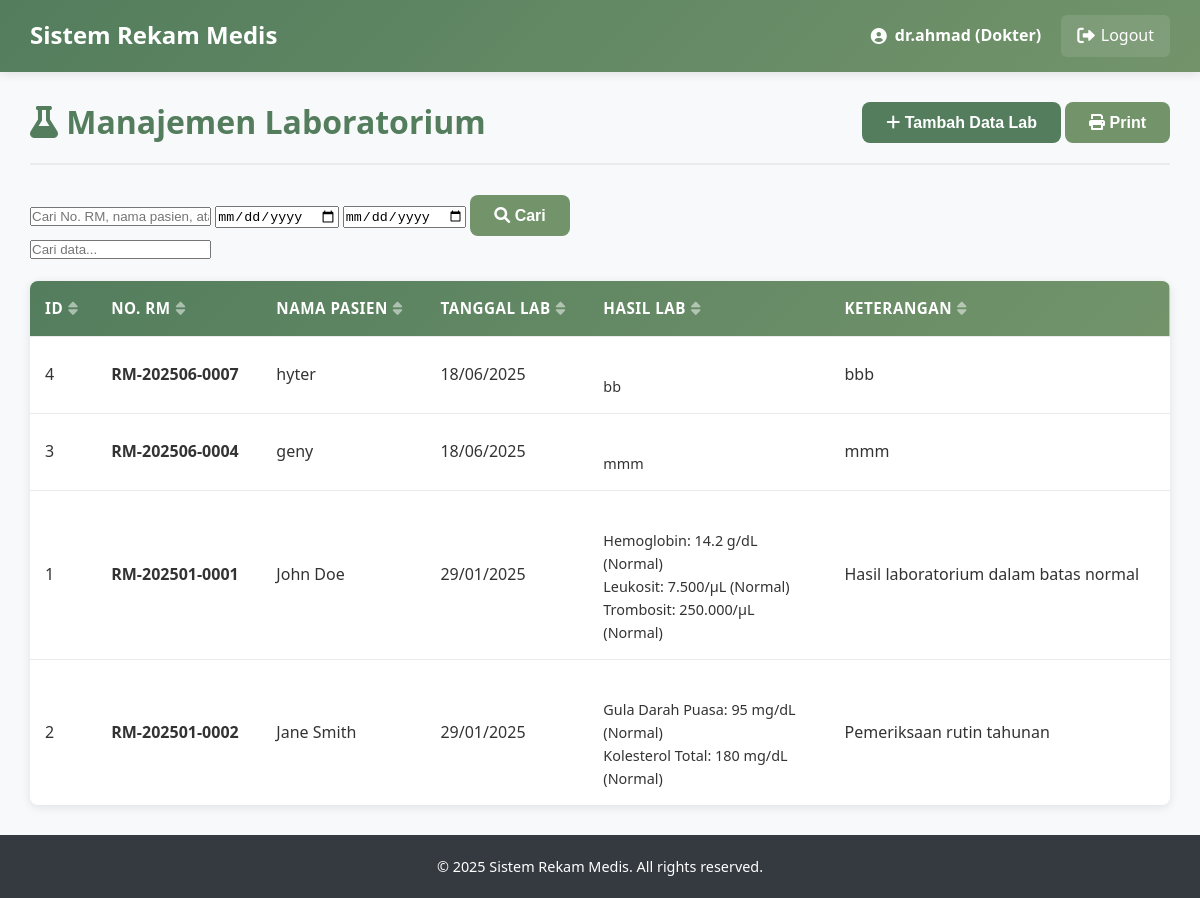
/medis_trysthan-main/Trys_Proj/doctor/labolatory.php (signed in), run on the app's committed database.
### tables this page shows
CREATE TABLE `laboratorium` (
  `id_lab` int(11) NOT NULL,
  `no_rm` varchar(20) DEFAULT NULL,
  `hasil_lab` text DEFAULT NULL,
  `ket` text DEFAULT NULL,
  `tgl_lab` date DEFAULT NULL,
  `created_at` timestamp NOT NULL DEFAULT current_timestamp(),
  `updated_at` timestamp NOT NULL DEFAULT current_timestamp() ON UPDATE current_timestamp()
);

CREATE TABLE `pasien` (
  `id_pasien` int(11) NOT NULL,
  `no_rm` varchar(20) NOT NULL,
  `nm_pasien` varchar(100) NOT NULL,
  `tgl_lhr` date DEFAULT NULL,
  `alamat` text DEFAULT NULL,
  `telepon` varchar(15) DEFAULT NULL,
  `no_hp` varchar(15) DEFAULT NULL,
  `jenis_kelamin` enum('L','P') DEFAULT NULL,
  `nm_kk` varchar(100) DEFAULT NULL,
  `hub_kel` varchar(50) DEFAULT NULL,
  `id_user` int(11) DEFAULT NULL,
  `created_at` timestamp NOT NULL DEFAULT current_timestamp(),
  `updated_at` timestamp NOT NULL DEFAULT current_timestamp() ON UPDATE current_timestamp()
);

### medis_trysthan-main/Trys_Proj/doctor/labolatory.php (the view, shortened to what this page needs)
<?php
include '../config/database.php';
$page_title = "Manajemen Laboratorium";
$search = $_GET['search'] ?? '';
$date_from = $_GET['date_from'] ?? '';
$date_to = $_GET['date_to'] ?? '';
$per_page = 10;
$page = $_GET['page'] ?? 1;
$offset = ($page - 1) * $per_page;
$where_conditions = [];
$params = [];
$types = "";
$where_clause = !empty($where_conditions) ? "WHERE " . implode(" AND ", $where_conditions) : "";
$sql = "SELECT l.*, p.nm_pasien
        FROM laboratorium l
        LEFT JOIN pasien p ON l.no_rm = p.no_rm
        $where_clause
        ORDER BY l.tgl_lab DESC, l.created_at DESC
        LIMIT $per_page OFFSET $offset";
if (!empty($params)) {
    $stmt = $conn->prepare($sql);
    $stmt->bind_param($types, ...$params);
    $stmt->execute();
    $laboratory_data = $stmt->get_result();
} else {
    $laboratory_data = $conn->query($sql);
}
?>
<!DOCTYPE html>
<html lang="en">
<head>
    <link rel="stylesheet" href="../css/style.css">
    <link rel="stylesheet" href="https://cdnjs.cloudflare.com/ajax/libs/font-awesome/6.0.0-beta3/css/all.min.css">
</head>
<body>
    <?php include '../includes/header.php'; ?>
    <div class="container">
        <div class="content">
            <div class="content-header">
                <h2><i class="fas fa-flask"></i> <?php echo $page_title; ?></h2>
                <div class="header-actions">
                    <button class="btn btn-primary" onclick="openModal('addModal')">
                        <i class="fas fa-plus"></i> Tambah Data Lab
                    </button>
                    <button class="btn btn-secondary" onclick="window.print()">
                        <i class="fas fa-print"></i> Print
                    </button>
                </div>
            </div>
            <div class="filter-section">
                <form method="GET" class="search-form">
                    <div class="search-group">
                        <input type="text" name="search" placeholder="Cari No. RM, nama pasien, atau hasil lab..."
                               value="<?php echo htmlspecialchars($search); ?>">
                        <input type="date" name="date_from" placeholder="Dari tanggal"
                               value="<?php echo htmlspecialchars($date_from); ?>">
                        <input type="date" name="date_to" placeholder="Sampai tanggal"
                               value="<?php echo htmlspecialchars($date_to); ?>">
                        <button type="submit" class="btn btn-secondary">
                            <i class="fas fa-search"></i> Cari
                        </button>
                    </div>
                </form>
            </div>
            <div class="table-container">
                <table class="data-table">
                    <thead>
                        <tr>
                            <th>ID</th>
                            <th>No. RM</th>
                            <th>Nama Pasien</th>
                            <th>Tanggal Lab</th>
                            <th>Hasil Lab</th>
                            <th>Keterangan</th>
                        </tr>
                    </thead>
                    <tbody>
                        <?php if ($laboratory_data->num_rows > 0): ?>
                        <?php while ($lab = $laboratory_data->fetch_assoc()): ?>
                        <tr>
                            <td><?php echo $lab['id_lab']; ?></td>
                            <td>
                                <strong><?php echo htmlspecialchars($lab['no_rm']); ?></strong>
                            </td>
                            <td><?php echo htmlspecialchars($lab['nm_pasien'] ?? 'Tidak ditemukan'); ?></td>
                            <td><?php echo date('d/m/Y', strtotime($lab['tgl_lab'])); ?></td>
                            <td>
                                <div class="lab-result-preview">
                                    <?php echo htmlspecialchars(substr($lab['hasil_lab'], 0, 100)); ?>
                                </div>
                            </td>
                            <td>
                                <?php echo htmlspecialchars(substr($lab['ket'], 0, 50)); ?>
                            </td>
                        </tr>
                        <?php endwhile; ?>
                        <?php else: ?>
                        <tr>
                            <td colspan="7" class="text-center">Tidak ada data laboratorium.</td>
                        </tr>
                        <?php endif; ?>
                    </tbody>
                </table>
            </div>
        </div>
    </div>
    <?php include '../includes/footer.php'; ?>
</body>
</html>

### medis_trysthan-main/Trys_Proj/css/style.css (style rules this page uses)
* { margin: 0; padding: 0; box-sizing: border-box; }
body { font-family: "Segoe UI", Tahoma, Geneva, Verdana, sans-serif; line-height: 1.6; color: #333; background-color: #f8f9fa; }
:root { --primary-color: #537d5d; --primary-dark: #3e5e45; --primary-light: #6a9975; --secondary-color: #73946b; --secondary-dark: #5a7553; --secondary-light: #8bac83; --accent-color: #9ebc8a; --accent-dark: #85a371; --accent-light: #b7d5a3; --light-color: #d2d0a0; --light-dark: #b9b787; --light-light: #ebe9b9; --white: #ffffff; --off-white: #f9f9f9; --gray-light: #f8f9fa; --gray-medium: #6c757d; --gray-dark: #343a40; --success: #28a745; --success-dark: #1e7e34; --danger: #dc3545; --danger-dark: #bd2130; --warning: #ffc107; --warning-dark: #d39e00; --info: #17a2b8; --info-dark: #117a8b; }
h1, h2, h3, h4, h5, h6 { font-weight: 700; line-height: 1.2; margin-bottom: 0.5em; color: var(--gray-dark); }
h2 { font-size: 2rem; }
.btn { display: inline-block; padding: 12px 24px; border: none; border-radius: 8px; font-size: 1rem; font-weight: 600; text-decoration: none; text-align: center; cursor: pointer; transition: all 0.3s ease; line-height: 1; position: relative; overflow: hidden; }
.btn::after { content: ""; position: absolute; top: 50%; left: 50%; width: 5px; height: 5px; background: rgba(255, 255, 255, 0.5); opacity: 0; border-radius: 100%; transform: scale(1, 1) translate(-50%); transform-origin: 50% 50%; }
.btn-primary { background-color: var(--primary-color); color: var(--white); }
.btn-secondary { background-color: var(--secondary-color); color: var(--white); }
.container { display: flex; min-height: calc(100vh - 70px); }
.content { flex: 1; padding: 30px; background-color: var(--gray-light); min-height: calc(100vh - 70px); }
.content-header { display: flex; justify-content: space-between; align-items: center; margin-bottom: 30px; padding-bottom: 20px; border-bottom: 2px solid #e9ecef; }
.content-header h2 { color: var(--primary-color); font-size: 2rem; font-weight: 700; margin: 0; }
.data-table { width: 100%; border-collapse: collapse; background: var(--white); border-radius: 8px; overflow: hidden; box-shadow: 0 2px 10px rgba(0, 0, 0, 0.1); }
.data-table thead { background: linear-gradient(135deg, var(--primary-color), var(--secondary-color)); color: var(--white); }
.data-table th, .data-table td { padding: 15px; text-align: left; border-bottom: 1px solid #e9ecef; }
.data-table th { font-weight: 600; font-size: 0.95rem; text-transform: uppercase; letter-spacing: 0.5px; }
.data-table tbody tr { transition: background-color 0.3s ease; }
.data-table tbody tr:last-child td { border-bottom: none; }

### medis_trysthan-main/Trys_Proj/doctor/labolatory.php (style rules this page uses)
.lab-result-preview { max-width: 200px; white-space: pre-line; font-size: 0.9rem; }

### data on the page
laboratorium: id_lab "4", no_rm "RM-202506-0007", pasien.nm_pasien "hyter", tgl_lab "18/06/2025", hasil_lab "bb", ket "bbb"
laboratorium: id_lab "3", no_rm "RM-202506-0004", pasien.nm_pasien "geny", tgl_lab "18/06/2025", hasil_lab "mmm", ket "mmm"
laboratorium: id_lab "1", no_rm "RM-202501-0001", pasien.nm_pasien "John Doe", tgl_lab "29/01/2025", hasil_lab "Hemoglobin: 14.2 g/dL (Normal) Leukosit: 7.500/μL (Normal) Trombosit: 250.000/μL (Normal)", ket "Hasil laboratorium dalam batas normal"
laboratorium: id_lab "2", no_rm "RM-202501-0002", pasien.nm_pasien "Jane Smith", tgl_lab "29/01/2025", hasil_lab "Gula Darah Puasa: 95 mg/dL (Normal) Kolesterol Total: 180 mg/dL (Normal)", ket "Pemeriksaan rutin tahunan"

### other printed values
$_SESSION['username'] "dr.ahmad"
$_SESSION['role'] "Dokter"
$page_title "Manajemen Laboratorium"
